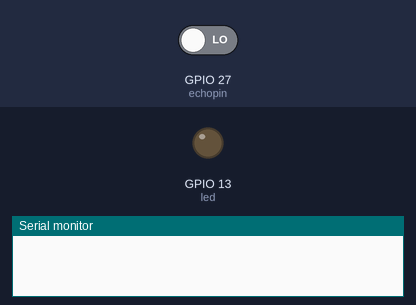
Bench run of a sketch on a simulated ESP32. Shown: output pins drawn as LEDs (lit = HIGH), the last lines printed to the serial monitor. Inputs (shaded band) come from the test bench; at power-on: GPIO 27 (echopin) LOW. WiFi joins after 1.5 s; servers stay silent unless stated; pins used as bus, display or sensor lines are not drawn.

Above: at 1.9 s.
At 2.9 s:
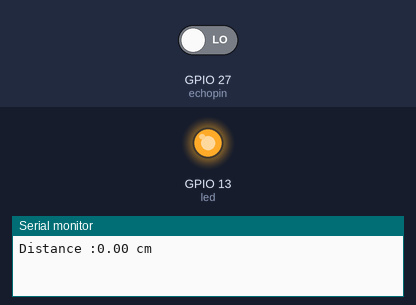
Timing chart, 0 to 4.4 s (numbered marks = the images above):
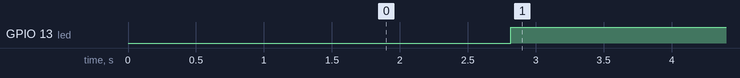

The sketch:

Ultrasonic_Blynk.ino
```cpp
#define BLYNK_TEMPLATE_ID "TMPL-oiPMf-C"
#define BLYNK_DEVICE_NAME "Distance"
#define BLYNK_AUTH_TOKEN "uN-JFTpFP6qkNZjxPzPDTUSHGChOWFSK"

#define BLYNK_PRINT Serial

#include <WiFi.h>
#include <WiFiClient.h>
#include <BlynkSimpleEsp32.h>

#define trigpin 26
#define echopin 27
#define led 13
float distance = 0;
int duration = 0;

char ssid[] = "Shiva";
char pass[] = "shiva@1412";
char auth[] = BLYNK_AUTH_TOKEN;
void setup() {
  // put your setup code here, to run once:
  Serial.begin(9600);
  Blynk.begin(auth, ssid, pass);
  pinMode(trigpin, OUTPUT);
  pinMode(echopin, INPUT);
  pinMode(led, OUTPUT);

}

void loop() {
  // put your main code here, to run repeatedly:
  digitalWrite(trigpin,LOW);
  delay(1);
  digitalWrite(trigpin, HIGH);
  delay(10);
  digitalWrite(trigpin, LOW);

  duration = pulseIn(echopin, HIGH);
  distance = (duration*0.034)/2;
  Serial.print("Distance :");
  Serial.print(distance);
  Serial.println(" cm");
  Blynk.virtualWrite(V0, distance);
  Blynk.run();

  if(distance <= 15)
  {
    digitalWrite(led, HIGH);
  }
  else
  {
    digitalWrite(led, LOW);
  }

  delay(2000);
}
```

Measured:
- by itself, GPIO 13 (led): LOW → HIGH at 2.8 s
